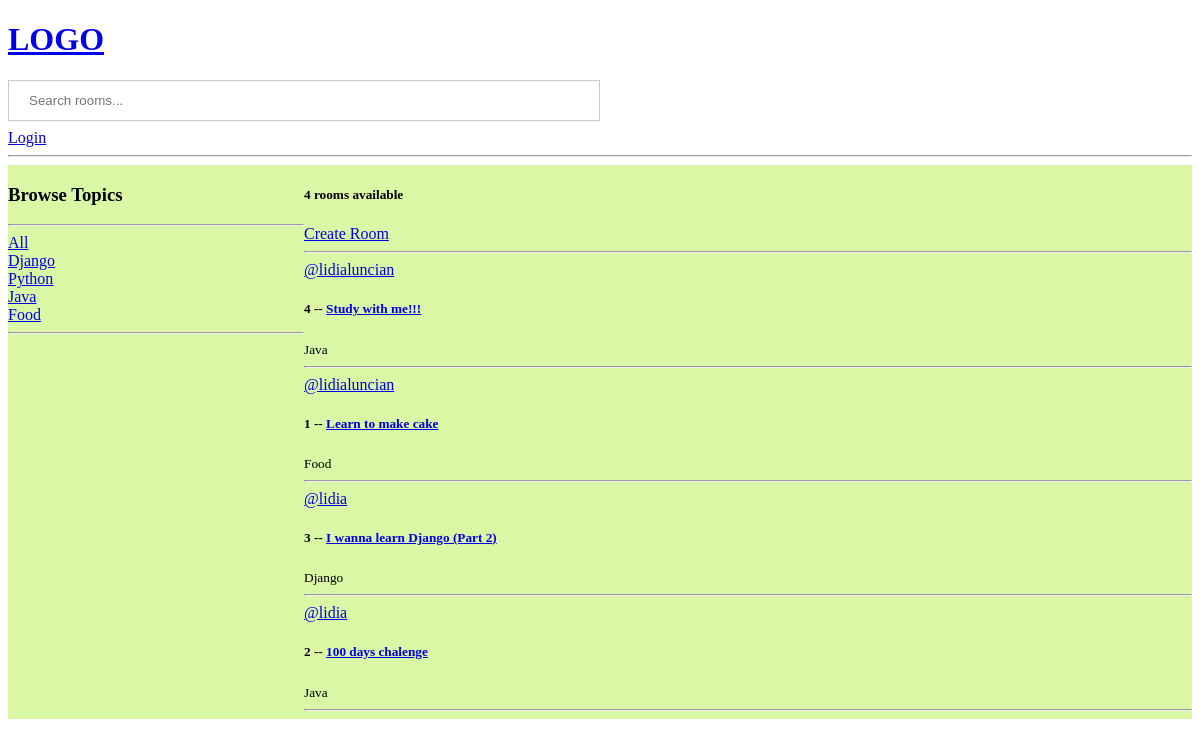
The page / on the database its author committed.
### base/models.py (models this page shows, shortened)
class Topic(models.Model):
    name = models.CharField(max_length=200)

class Room(models.Model):
    host = models.ForeignKey(User, on_delete=models.SET_NULL, null=True)
    topic = models.ForeignKey(Topic, on_delete=models.SET_NULL, null=True)
    name = models.CharField(max_length=200)
    description = models.TextField(null=True, blank=True)
    participants = models.ManyToManyField(User, related_name='participants', blank=True)
    updated = models.DateTimeField(auto_now=True)
    created = models.DateTimeField(auto_now_add=True)
    class Meta:
        ordering = ['-updated', '-created']

### base/views.py (the view)
# urls.py: path('', views.home, name='home'),
def home(request):
    q = request.GET.get('q') if request.GET.get('q') != None else ''
    rooms = Room.objects.filter(
        Q(topic__name__icontains=q) |
        Q(name__icontains=q) |
        Q(description__icontains=q)
    )
    topics = Topic.objects.all()
    room_count = rooms.count()
    context = {'rooms': rooms, 'topics': topics, 'room_count': room_count}
    return render(request, 'base/home.html', context)

### base/templates/base/home.html
{% extends 'main.html' %}
{% block content %}
<div  class="home-container">
    <div>
       {% include 'base/topics_component.html' %}
    </div>
    <div>
        <h5>{{room_count}} rooms available</h5>
        <a href="{% url 'create-room' %}">Create Room</a>
        <hr>
        {% include 'base/feed_component.html' %}
    </div>
</div>
{% endblock content %}

### base/templates/base/topics_component.html
 <h3>Browse Topics</h3>
 <hr>
 <div>
     <a href="{% url 'home' %}">All</a>
 </div>
 {% for topic in topics %}
 <div>
     <a href="{% url 'home' %}?q={{topic.name}}">{{topic.name}}</a>
 </div>
 {% endfor %}
 <hr/>

### base/templates/base/feed_component.html (shortened to what this page needs)
<div>
    {% for room in rooms %}
    <div>
        <a href="{% url 'user-profile' room.host.id %}">@{{room.host.username}}</a>
        <h5>{{room.id}} -- <a href="{% url 'room' room.id %}">{{room.name}}</a></h5>
        <small>{{room.topic.name}}</small>
        <hr>
    </div>
    {% endfor %}
</div>

### static/css/main.css (style rules this page uses)
body { background-color: white; }
.home-container { display: grid; grid-template-columns: 1fr 3fr; background-color: #DAF7A6 }

### rows shown on the page
Topic: name "Django"
Topic: name "Python"
Topic: name "Java"
Topic: name "Food"
Room: host.username "lidialuncian", id "4", name "Study with me!!!", topic.name "Java"
Room: host.username "lidialuncian", id "1", name "Learn to make cake", topic.name "Food"
Room: host.username "lidia", id "3", name "I wanna learn Django (Part 2)", topic.name "Django"
Room: host.username "lidia", id "2", name "100 days chalenge", topic.name "Java"

### other values the page prints
{{ room_count }} "4"
